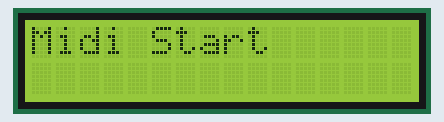
The sketch below on a simulated Arduino Uno, built with avr-gcc and run on an emulated ATmega328P. Shown: 16×2 character LCD. What the sketch prints to the serial monitor is not drawn.

Above: at 0.1 s.
At 2.37 s:
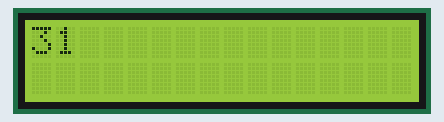
At 3.81 s:
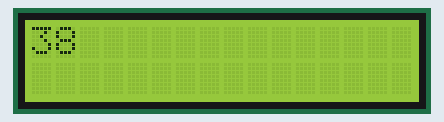
At 7.5 s:
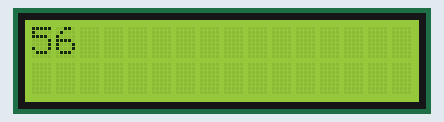
At 11.19 s:
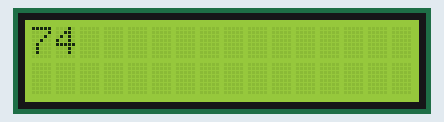
At 15.09 s:
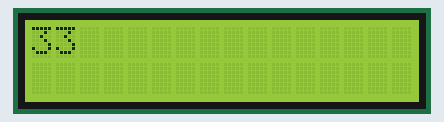

The sketch:

midi_lcd.ino
```cpp
/*
 MIDI note player

 This sketch shows how to use the serial transmit pin (pin 1) to send MIDI note data.
 If this circuit is connected to a MIDI synth, it will play
 the notes F#-0 (0x1E) to F#-5 (0x5A) in sequence.

 The circuit:
 * digital in 1 connected to MIDI jack pin 5
 * MIDI jack pin 2 connected to ground
 * MIDI jack pin 4 connected to +5V through 220-ohm resistor
 Attach a MIDI cable to the jack, then to a MIDI synth, and play music.

 */

// include the library code:
#include <LiquidCrystal.h>

// initialize the library with the numbers of the interface pins
LiquidCrystal lcd(12, 11, 4, 5, 6, 7);

void setup() {
  //  Set MIDI baud rate:
  Serial.begin(31250);

  lcd.begin(16, 2);
  lcd.clear();
  lcd.print("Midi Start");
  delay(2000);
}

//  plays a MIDI note.  Doesn't check to see that
//  cmd is greater than 127, or that data values are  less than 127:
void noteOn(int cmd, int pitch, int velocity) {
  lcd.clear();
  lcd.print(pitch);

  Serial.write(cmd);
  Serial.write(pitch);
  Serial.write(velocity);
}

void loop() {
  // play notes from F#-0 (0x1E) to F#-5 (0x5A):
  for (int note = 0x1E; note < 0x5A; note ++) {
    //Note on channel 1 (0x90), some note value (note), middle velocity (0x45):
    noteOn(0x90, note, 0x45);
    delay(100);
    //Note on channel 1 (0x90), some note value (note), silent velocity (0x00):
    noteOn(0x90, note, 0x00);
    delay(100);
  }
}
```

Measured:
- by itself, everything shown: repeats every 12.3 s, in 60 steps
